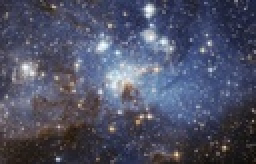
%> input picture Homework_03/Starsinthesky.jpg, 128 x 82 px, shrunk from 1562 x 1000 before the run (shown 2 times larger)
$ octave blob_script.m   (GNU Octave 9; MATLAB toolbox functions it lacks are replaced by stand-ins)
%> lines starting %> are read from the running program, lines starting %| are printed output that depends on the picture
### Homework_03/MinMaxFilterFolder/minmaxfilt.m
function [varargout] = minmaxfilt(A, window, outtype, shape)
% SHORT CALL: [minimg maximg] = MINMAXFILT(A, window)
%
% LONG CALL: [minimg maximg] = MINMAXFILT(A, window, outtype, shape)
%
% PURPOSE: multi-dimensional min/max (erosion/dilatation) filtering
%
%  INPUTS:
%   A: ND arrays, logical and all numeric classes are supported
%   WINDOW: size of the sliding window. The value must be >= 1
%           - scalar -> same window size will be scanned for all dimension
%           - [n1, ...,nd] -> define separate scan size for each dimension
%   OUTTYPE: ['both'], 'minmax', 'min', 'max'. If outtype is 'both' or
%            'minmax', both MIN and MAX arrays will be returned (in that
%            order). Otherwise MINMAXFILT returns only the requested array.
%   SHAPE: 'full' 'same' ['valid']
%       'full'  - (default) returns the full size arrays,
%       'same'  - returns the central part of the filtering output
%                 that is the same size as A.
%       'valid' - returns only those parts of the filter that are computed
%                 without the padding edges.
%  OUTPUTS:
%   minimg, maximg: filtered min/max arrays of same number of
%   dimension as the input A. The size depends on SHAPE. If SHAPE is
%       - 'full', the size is size(A)+(WINDOW-1)
%       - 'same', the size is size(A)
%       - 'valid', the size is size(A)-WINDOW+1
%
% [MINIMG MAXIMG MINIDX MAXIDX] = MINMAXFILT(A, ...) returns the linear
% index arrays such that:
%       A(MINIDX) is equal to MINIMG and
%       A(MAXIDX) is equal to MAXIMG
%
%  Note: if the data is complex, the imaginary part is ignored.
%
%  Algorithm: Lemire's "STREAMING MAXIMUM-MINIMUM FILTER USING NO MORE THAN
%  THREE COMPARISONS PER ELEMENT" Nordic Journal of Computing, Volume 13,
%  Number 4, pages 328-339, 2006.
%
% See also: minmaxfilt1, ordfilt2, medfilt2 (Image Processing Toolbox)
%
% AUTHOR: Bruno Luong <brunoluong@yahoo.com>
% Contributor: Vaclav Potesil
% HISTORY
%   Original: 12-Jul-2009
%   Last update:
%   20/Sep/2009, optional output runing min/max indexing
%                separated min/max and improved engines
%                correct a bug of crop indexes (reported by
%                Vaclav Potesil)
%   22/Sep/2009, simplify code when handling same shape
%   01/Dec/2009, correct bug when win is scalar and A is vector

% Default sliding window size
if nargin<2 || isempty(window)
    window = 3;
end

% Default output types, both min and max
if nargin<3 || isempty(outtype)
    outtype = 'both'; % min/max
end
outtype = lower(strtrim(outtype));
% Check if OUTTYPE is correct
if isempty(strmatch(outtype,{'both' 'minmax' 'maxmin' 'min' 'max'}))
    error('MINMAXFILT: unknown outtype %s', outtype);
end

% Default output types, both min and max
if nargin<4 || isempty(shape)
    shape = 'valid'; % shape
end
shape = lower(strtrim(shape));
% Check if SHAPE is correct
shapeloc = strmatch(shape,{'valid' 'same' 'full'});
if isempty(shapeloc)
    error('MINMAXFILT: unknown shape %s', shape);
end

% We do not support SPARSE
if issparse(A)
    error('MINMAXFILT: first output A must be full matrix')
end

szA = size(A);
nd = ndims(A);
% extend window size
if isscalar(window) % same for all dimensions
    window(1:nd) = min(szA,window); % Bug correced Dec 1th 2009
else
    % pad missing window size
    window(end+1:nd) = 1;
end

out = cell(1,0);
idx = cell(1,0);
nout = 0;

% MINVAL
if ~strcmp(outtype,'max')
    minval = A;
    % Create linear index array
    minidx = zeros(szA,'double');
    minidx(:) = 1:numel(A);
    sz = size(minval);
    % Loop on dimension
    for dim=1:nd
        % Reshape minval in 3D arrays, working dimension is the middle
        % That is the form required by LEMIRE_ND_ENGINE
        p = prod(sz(1:dim-1)); % return 1 if empty
        n = sz(dim);
        q = prod(sz(dim+1:end)); % return 1 if empty
        minval = reshape(minval,[p n q]);
        win = window(dim);
        % call mex engine
        if win~=1
            [minval minidx] = lemire_nd_minengine(minval, minidx, win, shapeloc);
        end
        % Blow back to n-dimensional
        sz(dim) = size(minval,2);
        minval = reshape(minval, sz);
        minidx = reshape(minidx, sz);
    end
    nout=nout+1;
    out{nout} = minval;
    idx{nout} = minidx;
end

% MAXVAL
if ~strcmp(outtype,'min')
    maxval = A;
    % Create linear index array
    maxidx = zeros(szA,'double');
    maxidx(:) = 1:numel(A);
    sz = size(maxval);

    % Loop on dimension
    for dim=1:nd
        % Reshape maxval in 3D arrays, working dimension is the middle
        % That is the form required by LEMIRE_ND_ENGINE
        p = prod(sz(1:dim-1)); % return 1 if empty
        n = sz(dim);
        q = prod(sz(dim+1:end)); % return 1 if empty
        maxval = reshape(maxval,[p n q]);
        win = window(dim);
        % call mex engine
        if win~=1
            [maxval maxidx] = lemire_nd_maxengine(maxval, maxidx, win, shapeloc);
        end
        % Blow back to n-dimensional
        sz(dim) = size(maxval,2);
        maxval = reshape(maxval, sz);
        maxidx = reshape(maxidx, sz);
    end
    nout=nout+1;
    out{nout} = maxval;
    idx{nout} = maxidx;
end

% Assign the output
if nargout <= length(out)
    varargout = out;
else
    out = [out idx];
    varargout = out;
end

end % minmaxfilt

### Homework_03/gaussian1d.m
function g = gaussian1d(sigma, len)
% GAUSSIAN1D - make discrete normalized centered 1D Gaussian
%
% Syntax: g = gaussian1d(sigma, len);
%
% Output is symmetric with unit sampling period.
% Zero is sampled only when len is odd.
% Examples:
%   if len==3, sample points are [-1,0,1]
%   if len==4, sample points are [-1.5, -0.5, 0.5, 1.5]
%
% Inputs:
%   sigma: standard deviation
%   len: output length.
%
% Outputs:
%   g: gaussian filter of dimension (1,len)
%

% Your code goes here %%%%%%%%%%%%%%%%%%%%%%

if mod(len,2) == 0
    X = cat(2, [len / -2:-1] + .5, [1:len / 2] - .5);
else
    X = [(len - 1) / -2:(len - 1) / 2];
end

g = 1 / (sigma * sqrt(2 * pi)) * exp(-1 * X.^2 / (2 * sigma * sigma));

if sum(g) ~= 1
    ratio = 1 / sum(g);
    g = g * ratio;
end

end
% use gaussian1d.m

% End of your code %%%%%%%%%%%%%%%%%%%%%%%%%

### Homework_03/blob_script.m
%% 2D Blob Detection

% IMPORTANT: change the path to MinMaxFilterFolder and the image
% to the right location in your code folder
addpath('/Users/tommylee/Documents/CIS_580_Machine_Perception/Homework_03/MinMaxFilterFolder');
impath = '/Users/tommylee/Documents/CIS_580_Machine_Perception/Homework_03/Starsinthesky.jpg';
% impath = '/Users/tommylee/Documents/CIS_580_Machine_Perception/Homework_03/sunflowers.jpg';
%
% Load the image
im = double(imread(impath));

% Resize and keep the green channel (where sunflowers seem to be salient)
im = im(:,:,2);
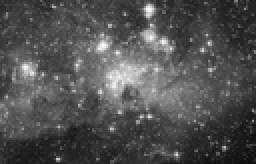
%> im: size 82x128 double (shown 2 times larger); min 10, max 255, mean 80.7

% Resize image
im = imresize(im,0.5);
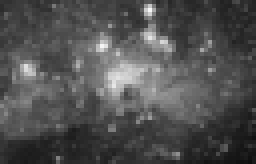
%> im: size 41x64 double (shown 4 times larger); min 13.95, max 246.2, mean 80.8
im = im - min(im(:));

% Scale space parameters
n_scales = 30;
sigma = 3;
k = sqrt(2);

% Create blurred versions of the image
scales = zeros([size(im) n_scales+1]);

for i=1:n_scales+1
    sigma_i = sigma* k^(i-1);
    fSize = 10*sigma_i;
    % Your code starts here %%%%%%%%%%%%%%%%%%%%
    % convolve with gaussians to build the scale space

    g = gaussian1d(sigma_i, fSize);

    scales(:,:,i) = conv2(conv2(im, g, 'same'), g.', 'same');
    % End of your code %%%%%%%%%%%%%%%%%%%%%%%%%
end

% Difference of Gaussians
dog = scales(:,:,2:n_scales+1) - scales(:,:,1:n_scales);

% Look for local maxima in 3x3x3 boxes
dog_max = minmaxfilt(dog,3,'max','same');
%> in minmaxfilt, `szA = size(A);`: szA = [41 64 30]
%> in minmaxfilt, `nd = ndims(A);`: nd = 3
%> in minmaxfilt, `sz = size(maxval);`: sz = [41 64 30]
%> the loop in minmaxfilt, `for dim=1:nd` made 1 pass
%> (p, n, q, win) on pass 1: (1, 41, 1920, 3)
%> the run ends on the next line
